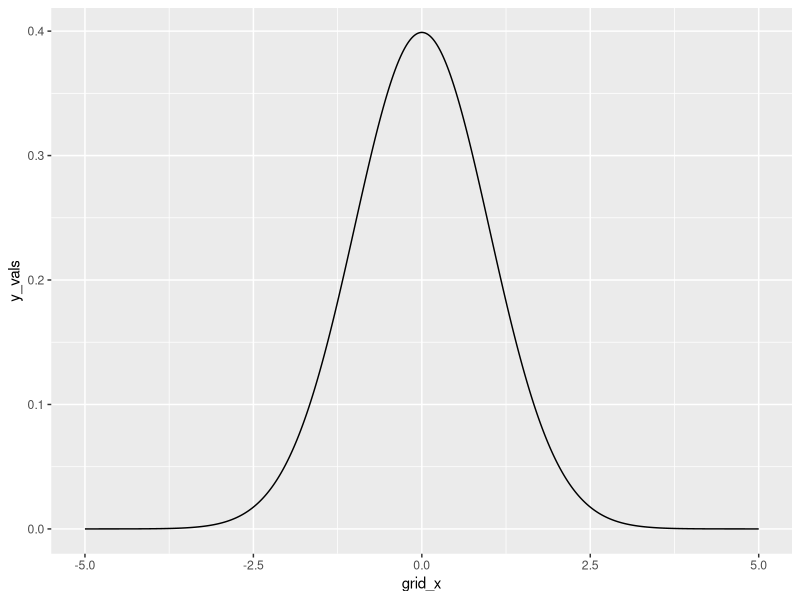
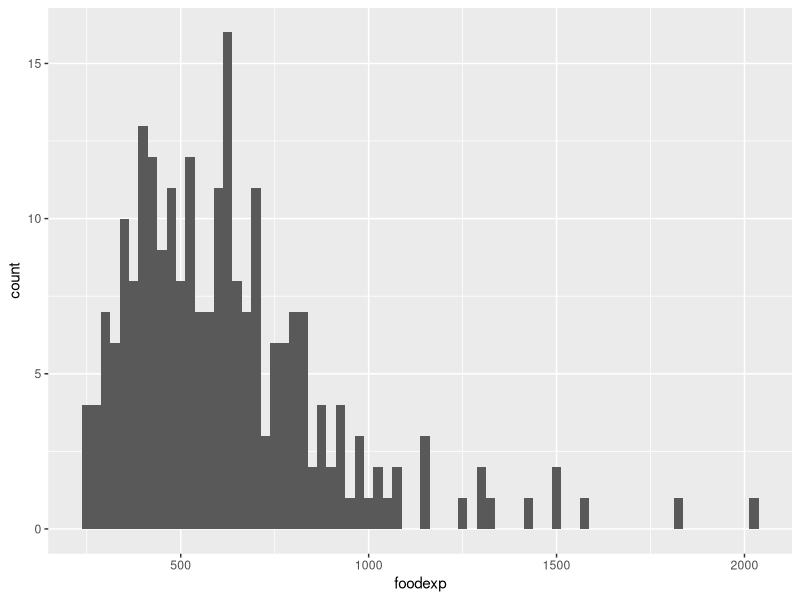

These charts were generated, in order, by the following R code:
## ---- chunk 1
knitr::opts_chunk$set(echo = TRUE)
library(tidyverse)
library(ggplot2)
library(quantreg)
## ---- chunk 2
# recall the shape of the normal. 
grid_x<-seq(-5,5,length.out = 1000)
y_vals <- dnorm(grid_x,mean=0,sd=1)
for_plots <- data.frame(grid_x,y_vals)
ggplot(for_plots, aes(x=grid_x,y=y_vals))+geom_line()
# What is the quantile though?
q_015<-qnorm(.015,mean=0,sd=1)
## ---- chunk 3
engel<-read_csv("engel.csv")
q_05_y <-quantile(engel$foodexp,.05)
q_95_y <-quantile(engel$foodexp,.95)
## ---- chunk 4
ggplot(engel, aes(x=foodexp)) +
  geom_histogram(binwidth=25) 
## ---- chunk 5
food_25 <- quantile(engel$foodexp,.25)
new_engel <- engel[order(engel$foodexp),] 
engel_25 <- new_engel[new_engel$foodexp<=food_25,]

fit_25 <-lm(foodexp~income,data=engel_25)
fit_25$coefficients
fit_all <-lm(foodexp~income,data=engel)
fit_all$coefficients


## ---- chunk 6
fit_med <- rq(foodexp~income, tau=.5,data=engel)
fit_med$coefficients
summary(fit_med)
# Lower and Upper bounds are 95% confidence intervals
## ---- chunk 7
# Comment out these lines to run this chunck.
#fit_taus <- rq(foodexp~income, tau=c(.1,.2,.3,.7,.8,.9),data=engel)
#fit_taus$coefficients
#summary(fit_taus)
# Lower and Upper bounds are 95% confidence intervals
